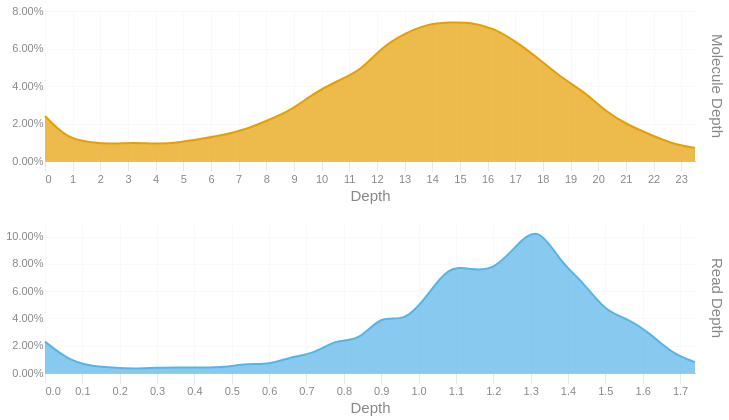

Notebook code cell kept with this figure:
### Code cell
readdep = depth_hist(tb['Read Depth'], q99, 3)
readdep = readdep.with_columns(pl.lit('Read Depth').alias('Metric'))
if not SKIPLR:
    moldep = depth_hist(tb['Molecule Depth'], mol_q99, 1)
    moldep = moldep.with_columns(pl.lit('Molecule Depth').alias('Metric'))
    _hist = pl.concat([readdep, moldep])
    _hist = _hist.filter(pl.col('Proportion') != 0)
    with SafeRender(_hist):
        (
            alt.Chart(_hist)        
            .mark_area(interpolate = "basis")
            .encode(
                x=alt.X('Bin:Q').scale(domainMin=0).axis(alt.Axis(title='Depth')),
                y = alt.Y('Proportion:Q', title = None).axis(format = '.2%'),
                color = alt.Color('Metric:N').legend(None),
                row = alt.Row("Metric:N").header(title = None, labelOrient = 'right'),
                tooltip = [
                    alt.Tooltip("Metric:N", title = "Metric"),
                    alt.Tooltip('Interval:N', title = "Depth Interval"),
                    alt.Tooltip('Proportion:Q', title = "% Alignments").format('.2%')
                ]
            )
            .resolve_scale(x='independent', y='independent')
            .properties(
                height = 150, width = 650,
                usermeta={'embedOptions': {'downloadFileName': f'{samplename}.depth.hist'}}
            )
        ).display()
else:
    readdep = readdep.filter(pl.col('Proportion') != 0)
    with SafeRender(readdep):
        (
            alt.Chart(readdep)        
            .mark_area(interpolate = "basis")
            .encode(
                x=alt.X('Bin:Q').scale(domainMin=0).axis(alt.Axis(title='Depth')),
                y = alt.Y('Proportion:Q', title = None).axis(format = '.2%'),
                tooltip = [
                    alt.Tooltip('Interval:N', title = "Depth Interval"),
                    alt.Tooltip('Proportion:Q', title = "% Alignments").format('.2%')
                ]
            )
            .properties(
                usermeta={'embedOptions': {'downloadFileName': f'{samplename}.depth.hist'}}
            )
        ).display()

### Figure 1 — Vega-Lite specification as saved in the notebook (floating-point values rounded to 4 significant figures)
{"width": 650, "height": 150, "config": {"title": {"anchor": "start", "dy": -15, "fontSize": 18, "color": "#888888", "subtitleColor": "#888888", "subtitleFontSize": 14}, "arc": {"fill": "#0072B2"}, "axis": {"domainColor": "#888888", "domainWidth": 0.5, "gridWidth": 0.2, "grid": false, "titleFontWeight": 400, "titleFontSize": 15, "labelFontSize": 11, "labelColor": "#888888", "tickColor": "#888888", "tickWidth": 0.2, "titleColor": "#888888"}, "axisBand": {"grid": false}, "axisX": {"grid": true, "tickSize": 10, "domainCap": "round"}, "axisY": {"domain": false, "grid": true, "tickSize": 0, "domainCap": "round"}, "background": "transparent", "header": {"labelFontSize": 15, "labelColor": "#888888", "titleFontSize": 15, "titleFontWeight": 600, "titleColor": "#888888"}, "legend": {"labelFont": "sans-serif", "labelFontSize": 12, "labelColor": "#888888", "symbolSize": 100, "symbolType": "circle", "titleFontSize": 12, "titlePadding": 10, "titleColor": "#888888", "title": null}, "range": {"category": ["#E69F00", "#56B4E9", "#009E73", "#F0E442", "#0072B2", "#D55E00", "#CC79A7", "#000000"], "diverging": ["#cfe8f3", "#a2d4ec", "#73bfe2", "#46abdb", "#1696d2", "#12719e"]}, "area": {"fill": "#0072B2", "fillOpacity": 0.7, "line": true, "strokeOpacity": 0.7}, "line": {"color": "#0072B2", "stroke": "#0072B2", "strokeWidth": 2}, "trail": {"color": "#0072B2", "stroke": "#0072B2", "strokeWidth": 0, "size": 1}, "point": {"filled": true, "fillOpacity": 1.0, "size": 95}, "text": {"color": "#888888", "fontSize": 11, "align": "right", "fontWeight": 400, "size": 11}, "bar": {"fill": "#0072B2", "stroke": null}, "view": {"stroke": null, "continuousWidth": 660, "continuousHeight": 400}}, "data": {"name": "data-8c3f639480eb53820f04c3087432900a"}, "mark": {"type": "area", "interpolate": "basis"}, "encoding": {"color": {"field": "Metric", "legend": null, "type": "nominal"}, "row": {"field": "Metric", "header": {"title": null, "labelOrient": "right"}, "type": "nominal"}, "tooltip": [{"field": "Metric", "title": "Metric", "type": "nominal"}, {"field": "Interval", "title": "Depth Interval", "type": "nominal"}, {"field": "Proportion", "format": ".2%", "title": "% Alignments", "type": "quantitative"}], "x": {"axis": {"title": "Depth"}, "field": "Bin", "scale": {"domainMin": 0}, "type": "quantitative"}, "y": {"axis": {"format": ".2%"}, "field": "Proportion", "title": null, "type": "quantitative"}}, "resolve": {"scale": {"x": "independent", "y": "independent"}}, "usermeta": {"embedOptions": {"downloadFileName": "S3_Waccamaw_1719.depth.hist"}}, "$schema": "https://vega.github.io/schema/vega-lite/v6.1.0.json", "datasets": {"data-8c3f639480eb53820f04c3087432900a": [{"Bin": 0.0, "Interval": "0.0-0.06", "Proportion": 0.023, "Metric": "Read Depth"}, {"Bin": 0.06, "Interval": "0.06-0.12", "Proportion": 0.01, "Metric": "Read Depth"}, {"Bin": 0.12, "Interval": "0.12-0.18", "Proportion": 0.005, "Metric": "Read Depth"}, {"Bin": 0.18, "Interval": "0.18-0.24", "Proportion": 0.004, "Metric": "Read Depth"}, {"Bin": 0.24, "Interval": "0.24-0.3", "Proportion": 0.003, "Metric": "Read Depth"}, {"Bin": 0.3, "Interval": "0.3-0.36", "Proportion": 0.004, "Metric": "Read Depth"}, {"Bin": 0.36, "Interval": "0.36-0.42", "Proportion": 0.004, "Metric": "Read Depth"}, {"Bin": 0.42, "Interval": "0.42-0.48", "Proportion": 0.004, "Metric": "Read Depth"}, {"Bin": 0.48, "Interval": "0.48-0.54", "Proportion": 0.004, "Metric": "Read Depth"}, {"Bin": 0.54, "Interval": "0.54-0.6", "Proportion": 0.007, "Metric": "Read Depth"}, {"Bin": 0.6, "Interval": "0.6-0.66", "Proportion": 0.006, "Metric": "Read Depth"}, {"Bin": 0.66, "Interval": "0.66-0.72", "Proportion": 0.012, "Metric": "Read Depth"}, {"Bin": 0.72, "Interval": "0.72-0.78", "Proportion": 0.014, "Metric": "Read Depth"}, {"Bin": 0.78, "Interval": "0.78-0.84", "Proportion": 0.025, "Metric": "Read Depth"}, {"Bin": 0.84, "Interval": "0.84-0.9", "Proportion": 0.023, "Metric": "Read Depth"}, {"Bin": 0.9, "Interval": "0.9-0.96", "Proportion": 0.043, "Metric": "Read Depth"}, {"Bin": 0.96, "Interval": "0.96-1.02", "Proportion": 0.037, "Metric": "Read Depth"}, {"Bin": 1.02, "Interval": "1.02-1.08", "Proportion": 0.055, "Metric": "Read Depth"}, {"Bin": 1.08, "Interval": "1.08-1.14", "Proportion": 0.079, "Metric": "Read Depth"}, {"Bin": 1.14, "Interval": "1.14-1.2", "Proportion": 0.076, "Metric": "Read Depth"}, {"Bin": 1.2, "Interval": "1.2-1.26", "Proportion": 0.075, "Metric": "Read Depth"}, {"Bin": 1.26, "Interval": "1.26-1.32", "Proportion": 0.093, "Metric": "Read Depth"}, {"Bin": 1.32, "Interval": "1.32-1.38", "Proportion": 0.109, "Metric": "Read Depth"}, {"Bin": 1.38, "Interval": "1.38-1.44", "Proportion": 0.081, "Metric": "Read Depth"}, {"Bin": 1.44, "Interval": "1.44-1.5", "Proportion": 0.067, "Metric": "Read Depth"}, {"Bin": 1.5, "Interval": "1.5-1.56", "Proportion": 0.045, "Metric": "Read Depth"}, {"Bin": 1.56, "Interval": "1.56-1.62", "Proportion": 0.04, "Metric": "Read Depth"}, {"Bin": 1.62, "Interval": "1.62-1.68", "Proportion": 0.029, "Metric": "Read Depth"}, {"Bin": 1.68, "Interval": "1.68-1.74", "Proportion": 0.014, "Metric": "Read Depth"}, {"Bin": 1.74, "Interval": "1.74-1.8", "Proportion": 0.008, "Metric": "Read Depth"}, {"Bin": 0.0, "Interval": "0.0-0.8", "Proportion": 0.024, "Metric": "Molecule Depth"}, {"Bin": 0.8, "Interval": "0.8-1.6", "Proportion": 0.012, "Metric": "Molecule Depth"}, {"Bin": 1.6, "Interval": "1.6-2.4", "Proportion": 0.01, "Metric": "Molecule Depth"}, {"Bin": 2.4, "Interval": "2.4-3.2", "Proportion": 0.009, "Metric": "Molecule Depth"}, {"Bin": 3.2, "Interval": "3.2-4.1", "Proportion": 0.01, "Metric": "Molecule Depth"}, {"Bin": 4.1, "Interval": "4.1-4.9", "Proportion": 0.009, "Metric": "Molecule Depth"}, {"Bin": 4.9, "Interval": "4.9-5.7", "Proportion": 0.01, "Metric": "Molecule Depth"}, {"Bin": 5.7, "Interval": "5.7-6.5", "Proportion": 0.012, "Metric": "Molecule Depth"}, {"Bin": 6.5, "Interval": "6.5-7.3", "Proportion": 0.014, "Metric": "Molecule Depth"}, {"Bin": 7.3, "Interval": "7.3-8.1", "Proportion": 0.017, "Metric": "Molecule Depth"}, {"Bin": 8.1, "Interval": "8.1-8.9", "Proportion": 0.022, "Metric": "Molecule Depth"}, {"Bin": 8.9, "Interval": "8.9-9.7", "Proportion": 0.027, "Metric": "Molecule Depth"}, {"Bin": 9.7, "Interval": "9.7-10.6", "Proportion": 0.036, "Metric": "Molecule Depth"}, {"Bin": 10.6, "Interval": "10.6-11.4", "Proportion": 0.043, "Metric": "Molecule Depth"}, {"Bin": 11.4, "Interval": "11.4-12.2", "Proportion": 0.048, "Metric": "Molecule Depth"}, {"Bin": 12.2, "Interval": "12.2-13.0", "Proportion": 0.061, "Metric": "Molecule Depth"}, {"Bin": 13.0, "Interval": "13.0-13.8", "Proportion": 0.068, "Metric": "Molecule Depth"}, {"Bin": 13.8, "Interval": "13.8-14.6", "Proportion": 0.073, "Metric": "Molecule Depth"}, {"Bin": 14.6, "Interval": "14.6-15.4", "Proportion": 0.074, "Metric": "Molecule Depth"}, {"Bin": 15.4, "Interval": "15.4-16.2", "Proportion": 0.074, "Metric": "Molecule Depth"}, {"Bin": 16.2, "Interval": "16.2-17.0", "Proportion": 0.071, "Metric": "Molecule Depth"}, {"Bin": 17.0, "Interval": "17.0-17.9", "Proportion": 0.064, "Metric": "Molecule Depth"}, {"Bin": 17.9, "Interval": "17.9-18.7", "Proportion": 0.054, "Metric": "Molecule Depth"}, {"Bin": 18.7, "Interval": "18.7-19.5", "Proportion": 0.044, "Metric": "Molecule Depth"}, {"Bin": 19.5, "Interval": "19.5-20.3", "Proportion": 0.037, "Metric": "Molecule Depth"}, {"Bin": 20.3, "Interval": "20.3-21.1", "Proportion": 0.026, "Metric": "Molecule Depth"}, {"Bin": 21.1, "Interval": "21.1-21.9", "Proportion": 0.019, "Metric": "Molecule Depth"}, {"Bin": 21.9, "Interval": "21.9-22.7", "Proportion": 0.014, "Metric": "Molecule Depth"}, {"Bin": 22.7, "Interval": "22.7-23.5", "Proportion": 0.009, "Metric": "Molecule Depth"}, {"Bin": 23.5, "Interval": "23.5-24.35", "Proportion": 0.007, "Metric": "Molecule Depth"}]}}
